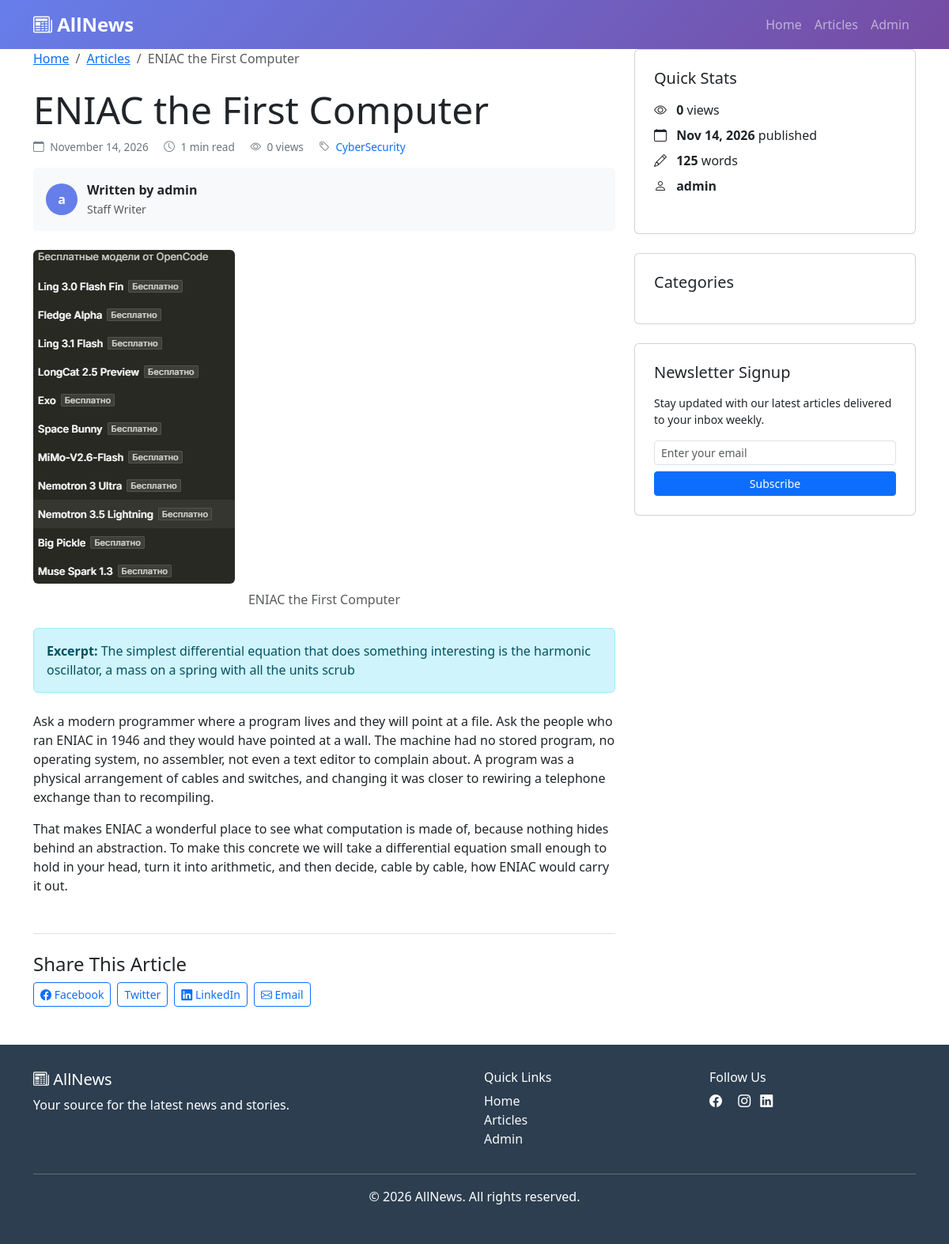
Screenshot of /news/article/eniac-the-first-computer/ with the database file from the repository.
### news/models.py (models this page shows, shortened)
class NewsArticle(models.Model):
    title = models.CharField(max_length=200)
    slug = models.SlugField(unique=True)
    content = models.TextField()
    excerpt = models.TextField(blank=True)
    category = models.ForeignKey(
        Category,
        on_delete=models.CASCADE,
        related_name='articles',
        blank=True
    )
    author = models.ForeignKey(
        User,
        on_delete=models.CASCADE,
        blank=True,
        null=True
    )
    image = models.ImageField(upload_to='news_images/', blank=True, null=True)
    published_date = models.DateTimeField(default=timezone.now)
    is_published = models.BooleanField(default=True)
    featured = models.BooleanField(default=False)
    views_count = models.IntegerField(default=0)
    created_at = models.DateTimeField(auto_now_add=True)
    updated_at = models.DateTimeField(auto_now=True)
    class Meta:
        ordering = ['-published_date']

class Category(models.Model):
    name = models.CharField(max_length=100)
    slug = models.SlugField(unique=True)
    description = models.TextField(blank=True)
    class Meta:
        ordering = ['name']

### news/views.py (the view)
# urls.py: path('article/<slug:slug>/', views.article_detail, name='article_detail'),
def article_detail(request, slug):
    article = get_object_or_404(NewsArticle, slug=slug, is_published=True)
    related_articles = NewsArticle.objects.filter(
        category=article.category,
        is_published=True
    ).exclude(id=article.id).order_by('-published_date')[:3]
    context = {
        'article': article,
        'related_articles': related_articles,
    }
    return render(request, 'news/article_detail.html', context)

### templates/news/article_detail.html (shortened to what this page needs)
{% extends 'news/base.html' %}
{% block content %}
<div class="row">
    <div class="col-lg-8">
        <nav aria-label="breadcrumb" class="mb-4">
            <ol class="breadcrumb">
                <li class="breadcrumb-item"><a href="/news/">Home</a></li>
                <li class="breadcrumb-item"><a href="/news/articles/">Articles</a></li>
                <li class="breadcrumb-item active">{{ article.title }}</li>
            </ol>
        </nav>
        <article>
            <header class="mb-4">
                <h1 class="display-5">{{ article.title }}</h1>
                <div class="meta">
                    <span class="me-3">
                        <i class="bi bi-calendar me-1"></i> {{ article.published_date|date:"F d, Y" }}
                    </span>
                    <span class="me-3">
                        <i class="bi bi-clock me-1"></i> {% widthratio article.content|wordcount 200 1 %} min read
                    </span>
                    <span class="me-3">
                        <i class="bi bi-eye me-1"></i> {{ article.views_count }} views
                    </span>
                    {% if article.category %}
                    <span>
                        <i class="bi bi-tag me-1"></i>
                        <a href="{% url 'news:category' article.category.slug %}" class="text-decoration-none">{{ article.category.name }}</a>
                    </span>
                    {% endif %}
                </div>
                <div class="author-info mt-3 p-3 bg-light rounded">
                    <div class="author-avatar">
                        {% if article.author %}
                        {{ article.author.first_name|default:article.author.username|slice:':1' }}
                        {% else %}
                        A
                        {% endif %}
                    </div>
                    <div>
                        <strong>Written by {{ article.author|default:"Anonymous" }}</strong><br>
                        <small class="text-muted">Staff Writer</small>
                    </div>
                </div>
            </header>
            {% if article.image %}
            <figure class="mb-4">
                <img src="{{ article.image.url }}" class="img-fluid rounded" alt="{{ article.title }}">
                <figcaption class="text-center text-muted mt-2">{{ article.title }}</figcaption>
            </figure>
            {% endif %}
            <div class="article-content">
                {% if article.excerpt %}
                <div class="alert alert-info mb-4">
                    <strong>Excerpt:</strong> {{ article.excerpt }}
                </div>
                {% endif %}
                <div class="content-wrapper">
                    {{ article.content|linebreaks }}
                </div>
            </div>
        </article>
        <div class="mt-5 pt-4 border-top">
            <h4>Share This Article</h4>
            <div class="d-flex gap-2">
                <a href="#" class="btn btn-outline-primary btn-sm">
                    <i class="bi bi-facebook"></i> Facebook
                </a>
                <a href="#" class="btn btn-outline-primary btn-sm">
                     Twitter
                </a>
                <a href="#" class="btn btn-outline-primary btn-sm">
                    <i class="bi bi-linkedin"></i> LinkedIn
                </a>
                <a href="#" class="btn btn-outline-primary btn-sm">
                    <i class="bi bi-envelope"></i> Email
                </a>
            </div>
        </div>
    </div>
    <div class="col-lg-4 sidebar">
        <div class="card p-4 mb-4">
            <h3 class="h5 mb-3">Quick Stats</h3>
            <ul class="list-unstyled">
                <li class="mb-2">
                    <i class="bi bi-eye me-2"></i>
                    <strong>{{ article.views_count }}</strong> views
                </li>
                <li class="mb-2">
                    <i class="bi bi-calendar me-2"></i>
                    <strong>{{ article.published_date|date:"M d, Y" }}</strong> published
                </li>
                <li class="mb-2">
                    <i class="bi bi-pencil me-2"></i>
                    <strong>{{ article.content|wordcount }}</strong> words
                </li>
                {% if article.author %}
                <li class="mb-2">
                    <i class="bi bi-person me-2"></i>
                    <strong>{{ article.author.get_full_name|default:article.author.username }}</strong>
                </li>
                {% endif %}
            </ul>
        </div>
        <div class="card p-4 mb-4">
            <h3 class="h5 mb-3">Categories</h3>
        </div>
        <div class="card p-4">
            <h3 class="h5 mb-3">Newsletter Signup</h3>
            <p class="small">Stay updated with our latest articles delivered to your inbox weekly.</p>
            <form>
                <div class="mb-2">
                    <input type="email" class="form-control form-control-sm" placeholder="Enter your email">
                </div>
                <button type="submit" class="btn btn-primary btn-sm w-100">Subscribe</button>
            </form>
        </div>
    </div>
</div>
{% endblock %}

### templates/news/base.html (shortened to what this page needs)
<!DOCTYPE html>
<html lang="en">
<head>
    <link href="https://cdn.jsdelivr.net/npm/bootstrap@5.3.0/dist/css/bootstrap.min.css" rel="stylesheet">
    <link href="https://cdn.jsdelivr.net/npm/bootstrap-icons@1.10.5/font/bootstrap-icons.css" rel="stylesheet">
</head>
<body>
    <nav class="navbar navbar-expand-lg navbar-dark">
        <div class="container">
            <a class="navbar-brand" href="/news/">
                <i class="bi bi-newspaper"></i> AllNews
            </a>
            <div class="collapse navbar-collapse" id="navbarNav">
                <ul class="navbar-nav ms-auto">
                    <li class="nav-item">
                        <a class="nav-link" href="/news/">Home</a>
                    </li>
                    <li class="nav-item">
                        <a class="nav-link" href="/news/articles/">Articles</a>
                    </li>
                    <li class="nav-item">
                        <a class="nav-link" href="/admin/">Admin</a>
                    </li>
                </ul>
            </div>
        </div>
    </nav>
    <div class="container">
        {% block content %}{% endblock %}
    </div>
    <footer class="footer">
        <div class="container">
            <div class="row">
                <div class="col-md-6">
                    <h5><i class="bi bi-newspaper"></i> AllNews</h5>
                    <p>Your source for the latest news and stories.</p>
                </div>
                <div class="col-md-3">
                    <h6>Quick Links</h6>
                    <ul class="list-unstyled">
                        <li><a href="/news/" class="text-light text-decoration-none">Home</a></li>
                        <li><a href="/news/articles/" class="text-light text-decoration-none">Articles</a></li>
                        <li><a href="/admin/" class="text-light text-decoration-none">Admin</a></li>
                    </ul>
                </div>
                <div class="col-md-3">
                    <h6>Follow Us</h6>
                    <div>
                        <i class="bi bi-facebook me-2"></i>
                        <i class="bi bi-instagram me-2"></i>
                        <i class="bi bi-linkedin me-2"></i>
                    </div>
                </div>
            </div>
            <hr class="my-3 border-light">
            <p class="text-center">&copy; 2026 AllNews. All rights reserved.</p>
        </div>
    </footer>
</body>
</html>

### templates/news/base.html (style rules this page uses)
.navbar { background: linear-gradient(135deg, #667eea 0%, #764ba2 100%); }
.navbar-brand { font-weight: 700; font-size: 1.5rem; }
.sidebar { position: sticky; top: 20px; }
.footer { background: #2c3e50; color: white; padding: 2rem 0; margin-top: 3rem; }
.author-info { display: flex; align-items: center; margin-bottom: 1rem; }
.author-avatar { width: 40px; height: 40px; border-radius: 50%; margin-right: 0.75rem; background: #667eea; color: white; display: flex; align-items: center; justify-content: center; font-weight: 600; }
.meta { color: #6c757d; font-size: 0.85rem; margin-bottom: 0.5rem; }

### rows the page displays
NewsArticle: title "ENIAC the First Computer", published_date "November 14, 2026", content "1", views_count "0", category.name "CyberSecurity", author.first_name "a", author "admin", image (picture), excerpt "The simplest differential equation that does something interesting is the harmonic oscillator, a mass on a spring with all the units scrub", content "Ask a modern programmer where a program lives and they will point at a file. Ask the people who ran ENIAC in 1946 and they would have pointed at a wall. The machine had no stored program, no operating system, no assembler, not even a text editor to complain about. A program was a physical arrangement of cables and switches, and changing it was closer to rewiring a telephone exchange than to recompiling. That makes ENIAC a wonderful place to see what computation is made of, because nothing hides behind an abstraction. To make this concrete we will take a differential equation small enough to hold in your head, turn it into arithmetic, and then decide, cable by cable, how ENIAC would carry it…", published_date "Nov 14, 2026", content "125", author.get_full_name "admin"
